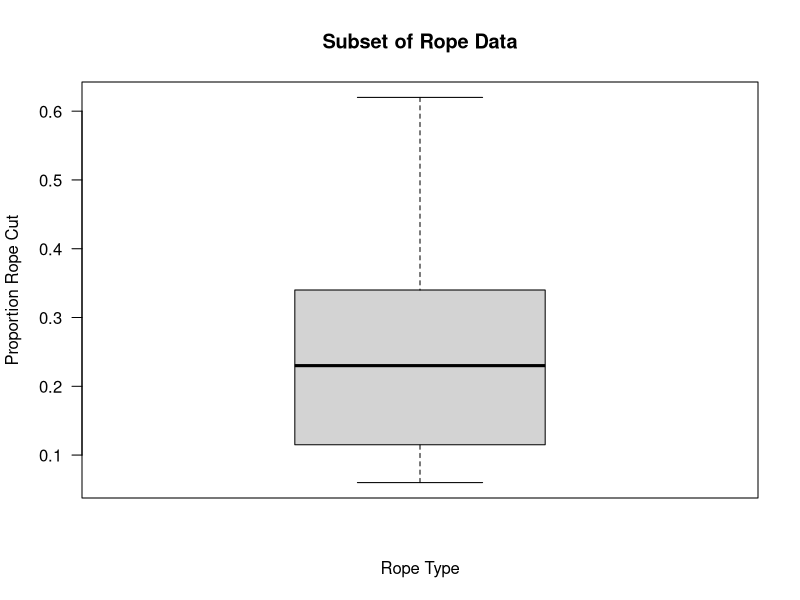
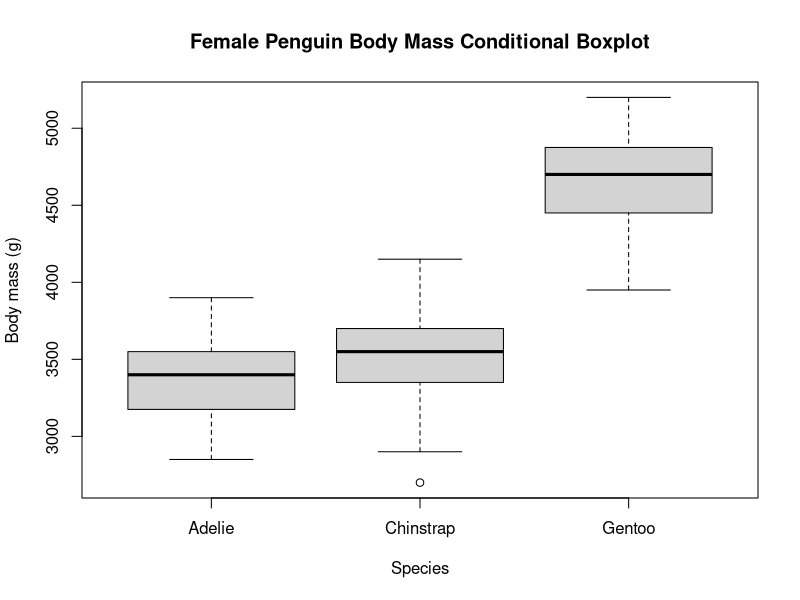

Here is the R script that generated these plots, in order:
require(here)
read.csv(here("data", "rope.csv"))

rm(list = ls())

rope <- read.csv(here("data", "rope.csv"))

rope$rope.type = factor(rope$rope.type)

levels(rope$rope.type)

rope_type <- rope$rope.type
rope_type

#Manual ANOVA

n_obs = nrow(rope)
n_obs
n_groups = length(unique(rope$rope.type))
n_groups

grandmean = mean(rope$p.cut)
obs = rope$p.cut
resids = obs - grandmean
ss_tot = sum(resids^2)


df_tot = n_obs - 1


agg_mean = aggregate(
  x = rope$p.cut,
  by = list(rope$rope.type),
  FUN = mean)

aggregate(
  x = rope$p.cut,
  by = list(rope$rope.type),
  FUN = function(x) mean (x)
)

agg_resids = aggregate(
  x = rope$p.cut,
  by = list(rope$rope.type),
  FUN = function(y) y-mean(y)
)
str(agg_resids)

agg_sum_sq_resids = aggregate(
  x = rope$p.cut,
  by = list(rope$rope.type),
  FUN = function(y) sum(y-mean(y))^2)
str(agg_sum_sq_resids)

ss_within = sum(agg_sum_sq_resids$x)
ss_within

df_within = n_obs - n_groups
df_within

ss_among = ss_tot - ss_within
ss_among

df_among = n_groups - 1
df_among

ms_within = ss_within / (n_obs - n_groups)
ms_within

ms_among  = ss_among / (n_groups - 1)
ms_among

f_ratio = ms_among / ms_within
f_ratio

f_pval = 1 - pf(f_ratio, df_among, df_within)
f_pval

#ANOVA in R

fit_1 = lm(p.cut ~ rope.type, data=rope)
anova(fit_1)

anova_fit_1 = anova(fit_1)
str(anova_fit_1)

anova_fit_1$`Sum Sq`

##Question 4
bartlett.test(p.cut ~ rope.type, data = rope)

##Question 5
fit_rope_1 = lm(p.cut ~ rope.type, data = rope)
summary(fit_rope_1)

mean_p_XTC = 0.36714 - 0.10164
mean_p_XTC

#Post-Hoc Testing
rope2 = droplevels(
  subset(rope,
         rope.type %in% c("XTC"))
)

mean(rope2$p.cut)

boxplot(
  p.cut ~ rope.type,
  data = rope2,
  las = 2,
  xlab = "",
  ylab = "Proportion Rope Cut",
  main = "Subset of Rope Data")
mtext("Rope Type", side = 1, line = 3)

##Question 8

shapiro.test(residuals(fit_rope_1))

##Question 10
lapply(agg_resids$x,
       function(x) shapiro.test(x)$p)

#Question 12

require(palmerpenguins)
pen_fem = subset(penguins, sex == "female")

boxplot(pen_fem$body_mass_g ~ pen_fem$species, xlab = "Species", ylab = "Body mass (g)", main = "Female Penguin Body Mass Conditional Boxplot")

#Question 14
bartlett.test(body_mass_g ~ species, data = pen_fem)

##Question 15

pen = lm(body_mass_g ~ species, data = pen_fem)
pen

shapiro.test(residuals(pen))

##Question 16

TukeyHSD(aov(pen))
